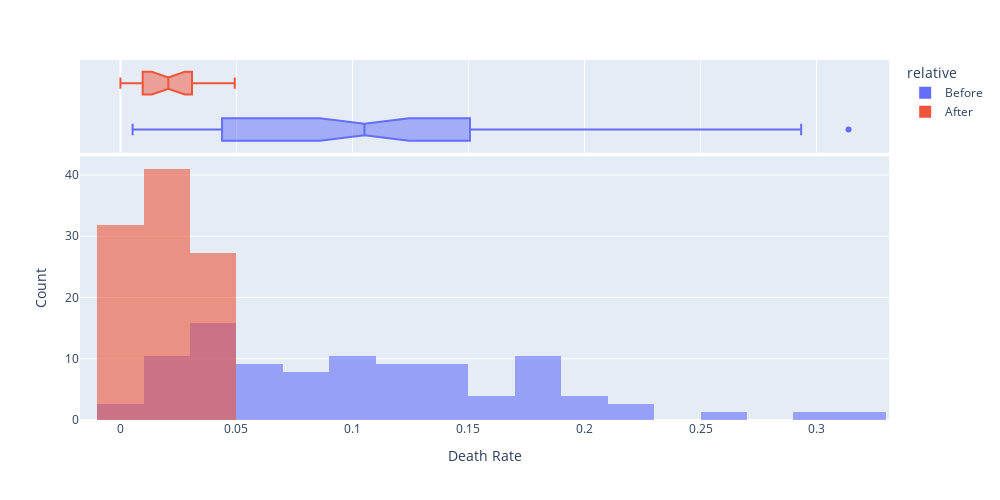

Notebook code for this chart:
### Markdown cell above
### Use Histograms to Visualise the Monthly Distribution of Outcomes

**Challenge**: Create a [plotly histogram](https://plotly.com/python/histograms/) to show the monthly percentage of deaths. 

* Use docs to check out the available parameters. Use the [`color` parameter](https://plotly.github.io/plotly.py-docs/generated/plotly.express.histogram.html) to display two overlapping histograms.
* The time period of handwashing is shorter than not handwashing. Change `histnorm` to `percent` to make the time periods comparable. 
* Make the histograms slighlty transparent
* Experiment with the number of bins on the histogram. Which number work well in communicating the range of outcomes?
* Just for fun, display your box plot on the top of the histogram using the `marginal` parameter.

### Code cell
fig = px.histogram(df_monthly,
                   x='pct_deaths',
                   nbins=30,
                   color='relative',
                   barmode='overlay',
                   histnorm='percent',
                   width=1000,
                   height=500,
                   marginal='box',
                   opacity=0.6)

fig.update_layout(xaxis_title='Death Rate',
                  yaxis_title='Count')

    
fig.show()

### Figure 1 — Plotly figure (JSON) as saved in the notebook; plotly's stock layout.template omitted (floating-point values rounded to 4 significant figures)
{"data": [{"bingroup": "x", "histnorm": "percent", "hovertemplate": "relative=Before<br>pct_deaths=%{x}<br>percent=%{y}<extra></extra>", "legendgroup": "Before", "marker": {"color": "#636efa", "opacity": 0.6, "pattern": {"shape": ""}}, "name": "Before", "nbinsx": 30, "orientation": "v", "showlegend": true, "type": "histogram", "x": [0.1457, 0.07531, 0.04332, 0.01569, 0.007843, 0.05, 0.08421, 0.01351, 0.01878, 0.1102, 0.2255, 0.2085, 0.1222, 0.1023, 0.1074, 0.03226, 0.06593, 0.2078, 0.2546, 0.1839, 0.2934, 0.2297, 0.3138, 0.1912, 0.1597, 0.1241, 0.1193, 0.06098, 0.04082, 0.005236, 0.01554, 0.02262, 0.176, 0.07143, 0.08051, 0.1516, 0.1128, 0.1703, 0.1731, 0.05833, 0.02679, 0.04369, 0.0632, 0.01224, 0.03226, 0.1102, 0.1055, 0.07591, 0.04745, 0.04452, 0.04231, 0.04392, 0.07143, 0.06122, 0.03586, 0.1055, 0.1484, 0.1094, 0.1049, 0.1339, 0.1809, 0.1543, 0.1897, 0.1344, 0.1015, 0.131, 0.1806, 0.1439, 0.1496, 0.1077, 0.05369, 0.03215, 0.01923, 0.03607, 0.1827, 0.1224], "xaxis": "x", "yaxis": "y"}, {"hovertemplate": "relative=Before<br>pct_deaths=%{x}<extra></extra>", "legendgroup": "Before", "marker": {"color": "#636efa"}, "name": "Before", "notched": true, "showlegend": false, "type": "box", "x": [0.1457, 0.07531, 0.04332, 0.01569, 0.007843, 0.05, 0.08421, 0.01351, 0.01878, 0.1102, 0.2255, 0.2085, 0.1222, 0.1023, 0.1074, 0.03226, 0.06593, 0.2078, 0.2546, 0.1839, 0.2934, 0.2297, 0.3138, 0.1912, 0.1597, 0.1241, 0.1193, 0.06098, 0.04082, 0.005236, 0.01554, 0.02262, 0.176, 0.07143, 0.08051, 0.1516, 0.1128, 0.1703, 0.1731, 0.05833, 0.02679, 0.04369, 0.0632, 0.01224, 0.03226, 0.1102, 0.1055, 0.07591, 0.04745, 0.04452, 0.04231, 0.04392, 0.07143, 0.06122, 0.03586, 0.1055, 0.1484, 0.1094, 0.1049, 0.1339, 0.1809, 0.1543, 0.1897, 0.1344, 0.1015, 0.131, 0.1806, 0.1439, 0.1496, 0.1077, 0.05369, 0.03215, 0.01923, 0.03607, 0.1827, 0.1224], "xaxis": "x2", "yaxis": "y2"}, {"bingroup": "x", "histnorm": "percent", "hovertemplate": "relative=After<br>pct_deaths=%{x}<br>percent=%{y}<extra></extra>", "legendgroup": "After", "marker": {"color": "#EF553B", "opacity": 0.6, "pattern": {"shape": ""}}, "name": "After", "nbinsx": 30, "orientation": "v", "showlegend": true, "type": "histogram", "x": [0.02239, 0.012, 0.01894, 0.0458, 0.03957, 0.04472, 0.0293, 0.03534, 0.006873, 0.0, 0.006557, 0.009585, 0.01136, 0.003717, 0.0, 0.009615, 0.02341, 0.02903, 0.0134, 0.02233, 0.03085, 0.04926], "xaxis": "x", "yaxis": "y"}, {"hovertemplate": "relative=After<br>pct_deaths=%{x}<extra></extra>", "legendgroup": "After", "marker": {"color": "#EF553B"}, "name": "After", "notched": true, "showlegend": false, "type": "box", "x": [0.02239, 0.012, 0.01894, 0.0458, 0.03957, 0.04472, 0.0293, 0.03534, 0.006873, 0.0, 0.006557, 0.009585, 0.01136, 0.003717, 0.0, 0.009615, 0.02341, 0.02903, 0.0134, 0.02233, 0.03085, 0.04926], "xaxis": "x2", "yaxis": "y2"}], "layout": {"barmode": "overlay", "height": 500, "legend": {"title": {"text": "relative"}, "tracegroupgap": 0}, "margin": {"t": 60}, "width": 1000, "xaxis": {"anchor": "y", "domain": [0, 1], "title": {"text": "Death Rate"}}, "xaxis2": {"anchor": "y2", "domain": [0, 1], "matches": "x", "showgrid": true, "showticklabels": false}, "yaxis": {"anchor": "x", "domain": [0, 0.7326], "title": {"text": "Count"}}, "yaxis2": {"anchor": "x2", "domain": [0.7426, 1], "matches": "y2", "showgrid": false, "showline": false, "showticklabels": false, "ticks": ""}}}
